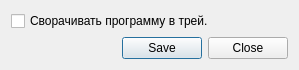
<?xml version="1.0" encoding="UTF-8"?>
<ui version="4.0">
 <class>OptionsDialog</class>
 <widget class="QDialog" name="OptionsDialog">
  <property name="geometry">
   <rect>
    <x>0</x>
    <y>0</y>
    <width>299</width>
    <height>65</height>
   </rect>
  </property>
  <property name="windowTitle">
   <string>Dialog</string>
  </property>
  <property name="windowIcon">
   <iconset resource="../resource.qrc">
    <normaloff>:/Images/options.png</normaloff>:/Images/options.png</iconset>
  </property>
  <layout class="QGridLayout" name="gridLayout">
   <item row="0" column="0">
    <widget class="QCheckBox" name="checkBoxTray">
     <property name="text">
      <string>Сворачивать программу в трей.</string>
     </property>
    </widget>
   </item>
   <item row="1" column="0">
    <widget class="QDialogButtonBox" name="buttonBox">
     <property name="standardButtons">
      <set>QDialogButtonBox::Close|QDialogButtonBox::Save</set>
     </property>
    </widget>
   </item>
  </layout>
 </widget>
 <resources>
  <include location="../resource.qrc"/>
 </resources>
 <connections/>
</ui>
